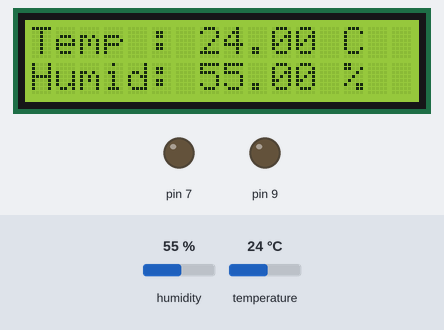
This sketch was run on a simulated Arduino Uno, built with avr-gcc and run on an emulated ATmega328P. Parts: 16×2 character LCD, output pins drawn as LEDs (lit = HIGH). The test bench sets the inputs (shaded band); at power-on: humidity 55 %, temperature 24 °C.

Above: at 1.2 s.
1.3 s: humidity set to 22 %
At 3.5 s:
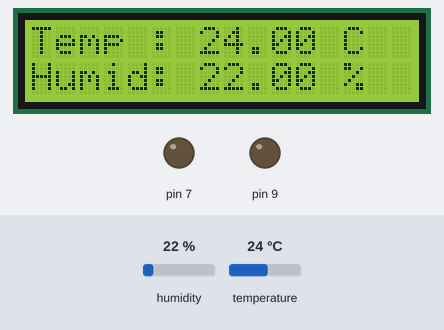
4.1 s: temperature set to 12 °C
At 5.7 s:
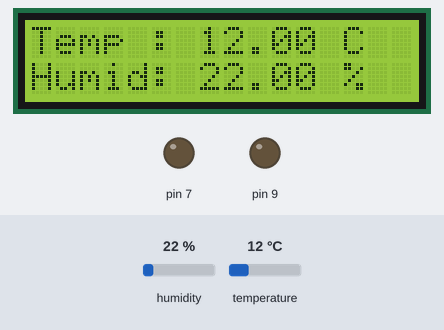
6.9 s: humidity set to 40 %
At 9.9 s:
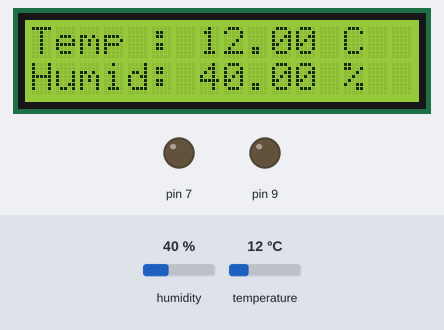
10.2 s: temperature set to 19 °C
At 11.1 s:
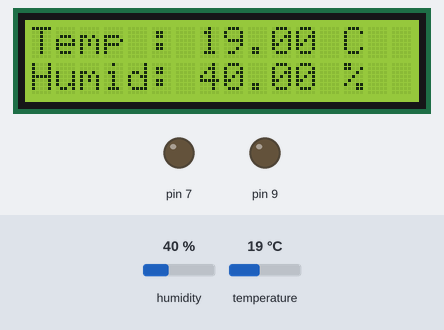
Timing chart, 0 to 13.2 s (numbered marks = the images above; inputs shaded):
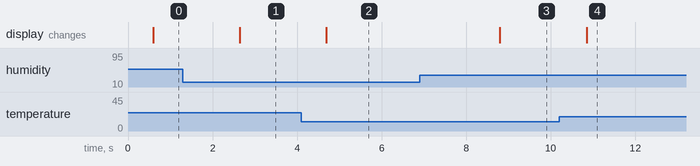

The sketch:

Temp_Humid.ino
```cpp
#include <DHT.h>
#include <LiquidCrystal.h>
#include <DHT.h>
//#include "DHT.h"
#define DHTPIN 8     // what pin we're connected to
#define DHTTYPE DHT11   // we are using the DHT11 sensor

LiquidCrystal lcd(12, 11, 5, 4, 3, 2);

DHT dht(DHTPIN, DHTTYPE);

void setup()
{
  Serial.begin(9600);
  for (int DigitalPin = 7; DigitalPin <= 9; DigitalPin++)
 {
  pinMode(DigitalPin, OUTPUT);
 }
  lcd.begin(16,2);  //16 by 2 character display
  dht.begin();
}
 void loop()
{
  delay(500);
  // Reading temperature or humidity takes about 250 milliseconds!
  float h = dht.readHumidity();

  float t = dht.readTemperature();  // Read temperature as Celsius (the default)


   if (isnan(h) || isnan(t))
  {
    lcd.clear();
    lcd.setCursor(0,0);
    lcd.print("Temp : ");
    lcd.print("ERROR");  //printing temperarture to the LCD display
    //lcd.print(" C");

    lcd.setCursor(0,1);
    lcd.print("Humid: ");
    lcd.print("ERROR");  //printing humidity to the LCD display
    //lcd.print(" %");
    return;
  }
  else
  {
    lcd.clear();
    lcd.setCursor(0,0);
    lcd.print("Temp : ");
    lcd.print(t);  //printing temperarture to the LCD display
    lcd.print(" C");

    lcd.setCursor(0,1);
    lcd.print("Humid: ");
    lcd.print(h);  //printing humidity to the LCD display
    lcd.print(" %");
  }

}
```

Measured:
- after the input at 1.3 s, the display: changes after 1.3 s (image 1)
- after the input at 4.1 s, the display: changes after 0.59 s (image 2)
- after the input at 6.9 s, the display: changes after 1.9 s (image 3)
- after the input at 10.2 s, the display: changes after 0.65 s (image 4)
